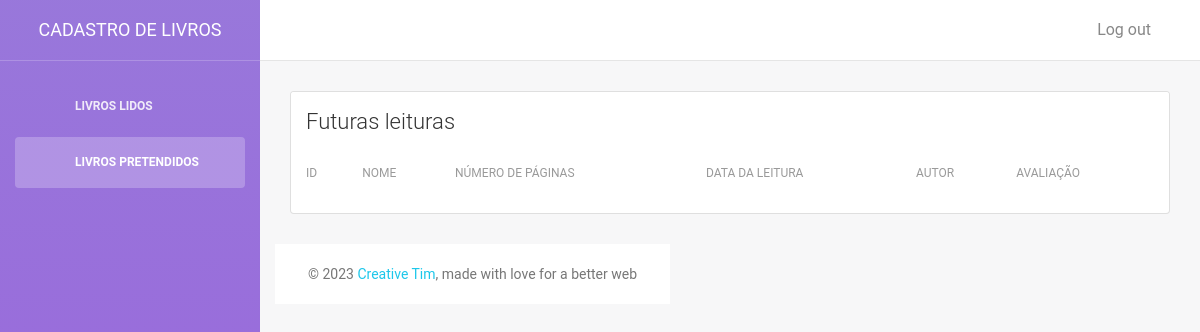
/livrospretendidos/, run on an earlier commit of the app's database.
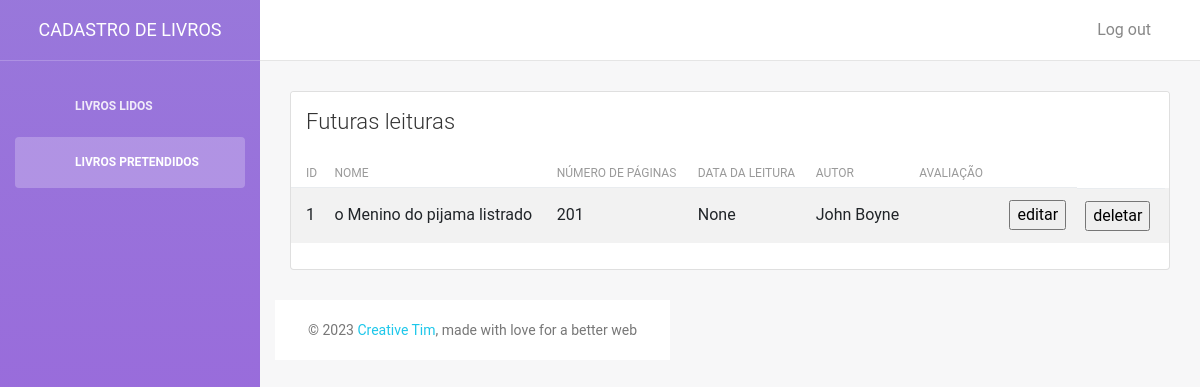
And on a later commit of the database.
### livros/models.py (models this page shows, shortened)
class Livros(models.Model):
    liv_codigo = models.AutoField( primary_key=True,)
    liv_numerodepaginas = models.IntegerField(default=None)
    liv_nome = models.CharField(max_length=100)
    liv_dataleitura = models.DateField( null=True, blank=True)
    liv_autor = models.CharField(max_length=120)
    liv_avaliacao = models.TextField(null=True, blank=True)
    liv_leitura = models.BooleanField(default=False)

### livros/views.py (the view)
# urls.py: path('livrospretendidos/', views.listalivrospretendidos,),
def listalivrospretendidos(request):
    livros = Livros.objects.all().filter(liv_leitura = False)
    parametros = {
        "livrospretendidos": livros
    }
    return render(request, "livrospretendidos.html", parametros)

### livros/templates/livrospretendidos.html (shortened to what this page needs)
 {% load static %}
 <!DOCTYPE html>
 <html lang="en">
 <head>
     <link rel="stylesheet" href="https://maxcdn.bootstrapcdn.com/font-awesome/latest/css/font-awesome.min.css" />
     <link href="{% static 'css\bootstrap.min.css'%}" rel="stylesheet" />
     <link href="{% static 'css\light-bootstrap-dashboard.css'%} " rel="stylesheet" />
     <link href="{% static 'css\demo.css'%}" rel="stylesheet" />
 </head>
 <body>
     <div class="wrapper">
         <div class="sidebar" data-image="{% static 'img\sidebar-5.jpg'%}">
             <div class="sidebar-wrapper">
                 <div class="logo">
                     <a href="http://www.creative-tim.com" class="simple-text">
                         Cadastro de livros
                     </a>
                 </div>
                 <ul class="nav">
                     <li >
                         <a class="nav-link" href="./table.html">
                             <i class="nc-icon nc-notes"></i>
                             <p>livros lidos</p>
                         </a>
                     </li>
                     <li class="nav-item active">
                         <a class="nav-link" href="'livrospretendidos.html">
                             <i class="nc-icon nc-paper-2"></i>
                             <p>Livros pretendidos</p>
                         </a>
                     </li>
                 </ul>
             </div>
         </div>
         <div class="main-panel">
             <nav class="navbar navbar-expand-lg " color-on-scroll="500">
                 <div class="container-fluid">
                     <div class="collapse navbar-collapse justify-content-end" id="navigation">
                         <ul class="nav navbar-nav mr-auto">
                             <li class="nav-item">
                                 <a href="#" class="nav-link" data-toggle="dropdown">
                                 </a>
                             </li>
                         </ul>
                         <ul class="navbar-nav ml-auto">
                             <li class="nav-item">
                                 <a class="nav-link" href="#pablo">
                                     <span class="no-icon">Log out</span>
                                 </a>
                             </li>
                         </ul>
                     </div>
                 </div>
             </nav>
             <div class="content">
                 <div class="container-fluid">
                     <div class="row">
                         <div class="col-md-12">
                             <div class="card strpied-tabled-with-hover">
                                 <div class="card-header ">
                                     <h4 class="card-title">Futuras leituras</h4>
                                 </div>
                                 <div class="card-body table-full-width table-responsive">
                                    <table class="table table-hover table-striped">
                                        <thead>
                                            <th>ID</th>
                                            <th>Nome</th>
                                            <th>Número de páginas</th>
                                            <th>Data da leitura</th>
                                            <th>Autor</th>
                                            <th>Avaliação</th>
                                        </thead>
                                        <tbody>
                                            {% for livp in livrospretendidos %}
                                            <tr>
                                                <td>{{ livp.liv_codigo }}</td>
                                                <td>{{ livp.liv_nome }}</td>
                                                <td>{{ livp.liv_numerodepaginas }}</td>
                                                <td>{{ livp.liv_dataleitura }}</td>
                                                <td>{{ livp.liv_autor }}</td>
                                                <td>{{ livp.liv_avaliacao }}</td>
                                                <td class=""><a href="{% url 'url_update' livp.liv_codigo %}"> <button >editar</button></a>
                                                </td>
                                                <td class=""><a href="{% url 'url_delete' livp.liv_codigo %}"> <button >deletar</button></a>
                                                </td>
                                            </tr>
                                            {% endfor %}
                                        </tbody>
                                    </table>
                                 </div>
                             </div>
                         </div>
             <footer class="footer">
                 <div class="container-fluid">
                     <nav>
                         <p class="copyright text-center">
                             ©
                             <a href="http://www.creative-tim.com">Creative Tim</a>, made with love for a better web
                         </p>
                     </nav>
                 </div>
             </footer>
         </div>
     </div>
 </body>
 </html>

What changed in the data, as far as the page shows it:
added Livros: liv_codigo "1", liv_nome "o Menino do pijama listrado", liv_numerodepaginas "201", liv_dataleitura "None", liv_autor "John Boyne"
